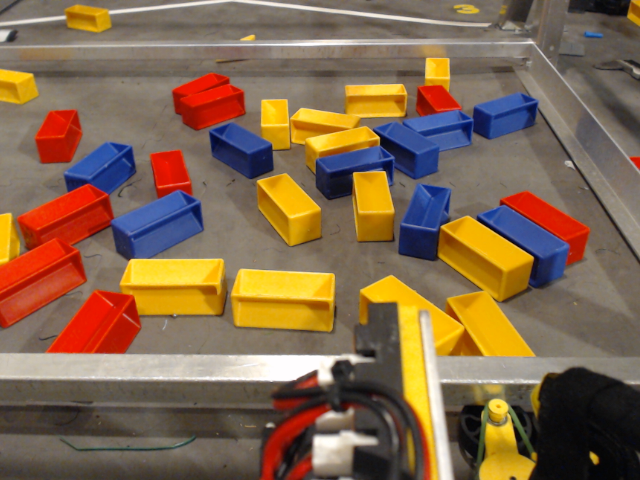
#> input picture imgs/img0.png, 640 x 480 px, found by its file name
$ python Michael1.py
#> lines starting #> are read from the running program, lines starting #| are printed output that depends on the picture; after the words box and inside, x2 and y2 are one past the last pixel; in counts of white or black regions, pixels touching at a corner belong together
import cv2
import numpy as np

asdf = []


img = cv2.imread("imgs/img0.png")
#> img is the input picture: shape (480, 640, 3); mean B, G, R 77.6, 104, 130.9
# make the img actually visible
img = cv2.resize(img, (600, 800), img)
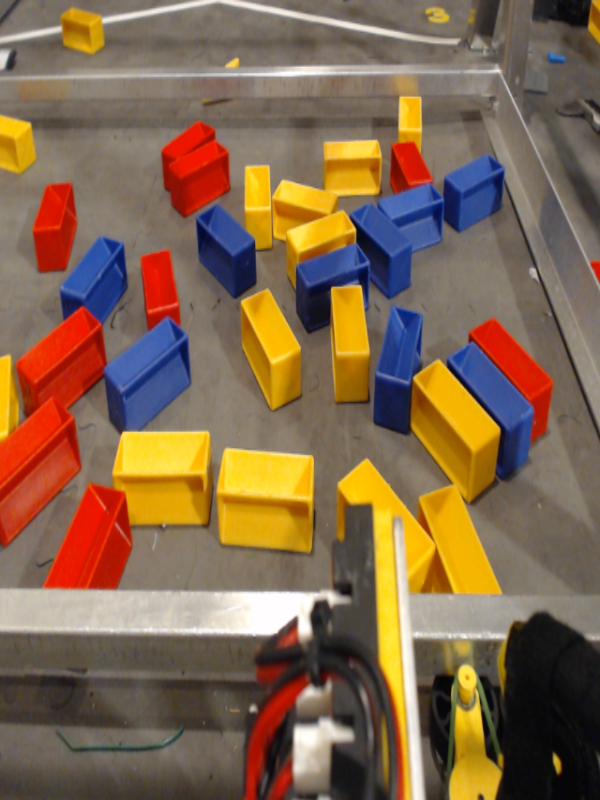
#> img: shape (800, 600, 3); mean B, G, R 77.6, 103.9, 130.8

# --- RED CONSTANTS ---
lowHSV = np.array([0, 130, 110])
highHSV = np.array([100, 255, 255])
CONTOUR_THRESH_LOW = 500
CONTOUR_THRESH_HIGH = 4000


dim = (600, 800)

# image 1
# bounds = [(123, 453), (428, 321), (621, 421), (302, 664)]

# image 2
bounds = [(0, 60), (500, 40), (620, 620), (-80, 560)]


matrix = cv2.getPerspectiveTransform(np.float32(bounds), np.float32([[0, 0], [dim[0], 0], dim, [0, dim[1]]]))
transformed_image = cv2.warpPerspective(img, matrix, dim)
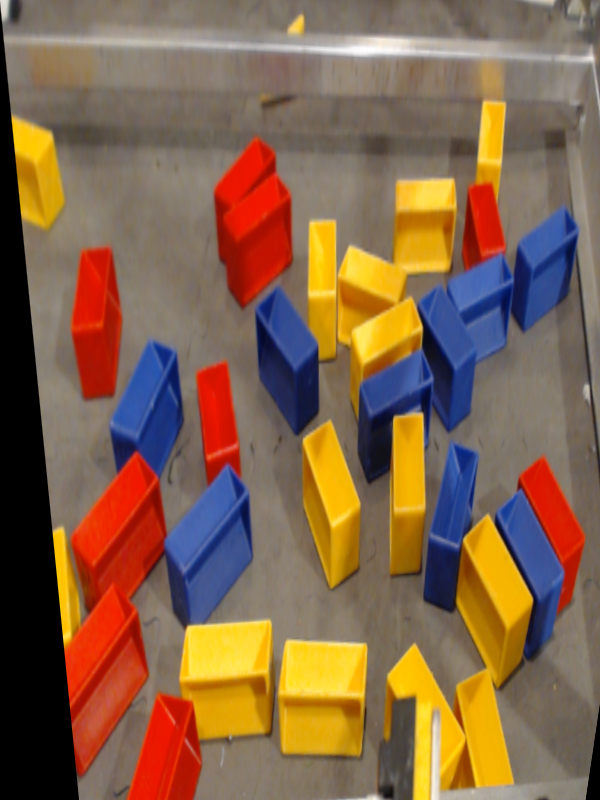
#> transformed_image: shape (800, 600, 3); mean B, G, R 74.1, 100.5, 131.8

edges = cv2.Canny(img,100,200)
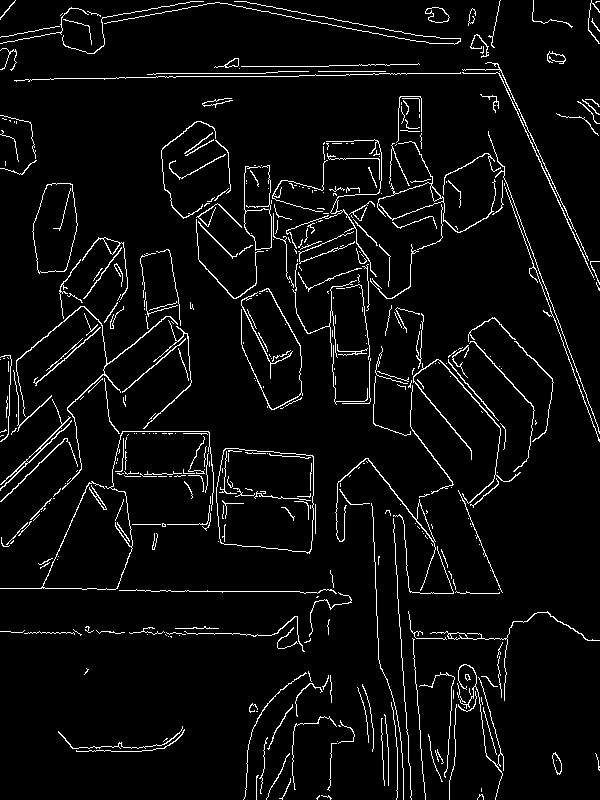
#> edges: shape (800, 600); 4.8% white in thin lines or dots

edges = cv2.warpPerspective(edges, matrix, dim)
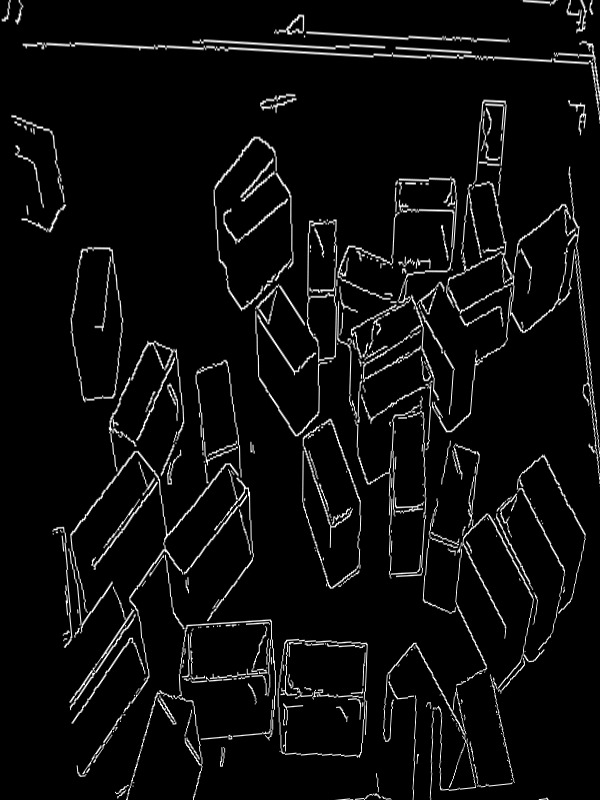
#> edges: shape (800, 600); min 0, max 255, mean 12.6

kernel = cv2.getStructuringElement(cv2.MORPH_RECT, (3, 3))

imgRed = cv2.dilate(edges, kernel, iterations=3)
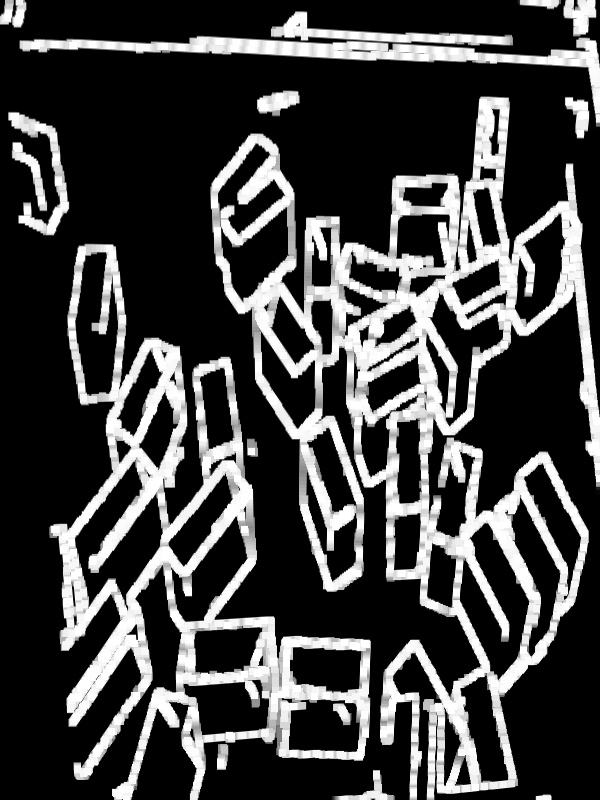
#> imgRed: shape (800, 600); min 0, max 255, mean 64.9
imgRed = cv2.morphologyEx(imgRed, cv2.MORPH_OPEN,
                           kernel,
                           iterations=1)

contours, _ = cv2.findContours(edges, cv2.RETR_TREE, cv2.CHAIN_APPROX_SIMPLE)
#> contours = 570 contours, 461 with area under 20; largest, box (x1, y1, x2, y2) and area: (255, 99, 600, 579) 45568, (68, 340, 276, 800) 27028, (383, 443, 586, 800) 11043, (213, 136, 294, 312) 9782, (277, 638, 368, 758) 9756

contours = [contour for contour in contours if cv2.contourArea(contour) > CONTOUR_THRESH_LOW and cv2.contourArea(contour) < CONTOUR_THRESH_HIGH]
#> contours = 23 contours; largest, box (x1, y1, x2, y2) and area: (520, 457, 585, 613) 3735, (285, 641, 367, 697) 3671, (22, 38, 600, 124) 3176, (164, 465, 236, 572) 3074, (196, 361, 238, 457) 2580

cv2.drawContours(transformed_image, contours, -1, color=(0, 255, 0), thickness=2)
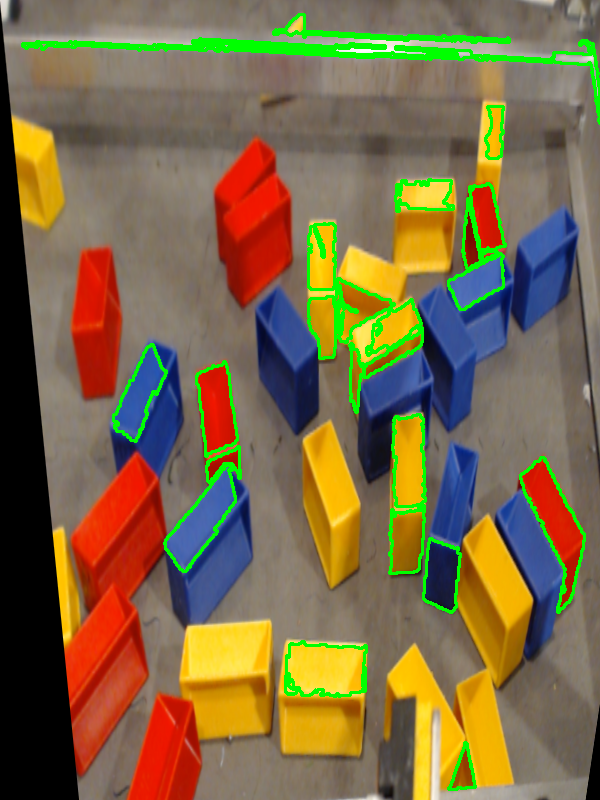
#> transformed_image: shape (800, 600, 3); 4.63% of pixels changed, all inside (x1, y1, x2, y2) = (21, 13, 600, 791)

cv2.imshow("edges", edges)
cv2.imshow("done", transformed_image)

cv2.waitKey(0)

$ run again, with imgs/adam1.jpg saved as imgs/img0.png
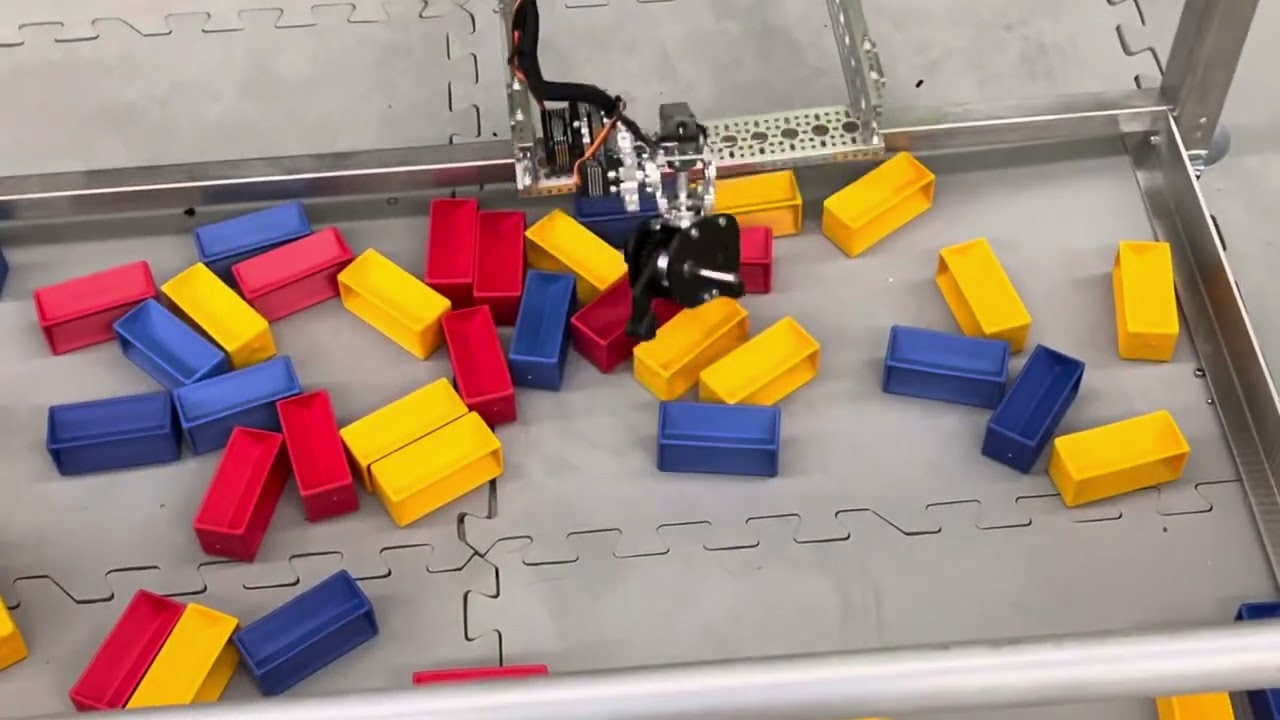
#> input picture imgs/adam1.jpg, 1280 x 720 px, found by its file name
#> img is the input picture: shape (720, 1280, 3); mean B, G, R 126.3, 139.2, 161.7
#> img: shape (800, 600, 3)
#> `edges = cv2.Canny(img,100,200)`:
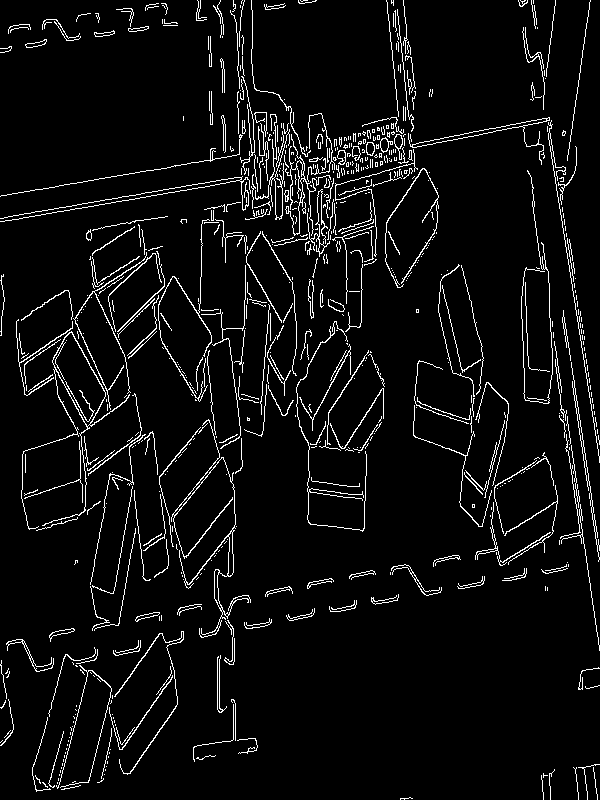
#> edges: shape (800, 600); 5.4% white in thin lines or dots
#> `contours, _ = cv2.findContours(edges, cv2.RETR_TREE, cv2.CHAIN_APPROX_..`: contours = 822 contours, 605 with area under 20; largest, box (x1, y1, x2, y2) and area: (26, 0, 600, 800) 125753, (457, 379, 572, 755) 15560, (145, 471, 276, 680) 10838, (448, 227, 510, 417) 6087, (260, 314, 310, 481) 6030
#> `contours = [contour for contour in contours if cv2.contourArea(contour..`: contours = 42 contours; largest, box (x1, y1, x2, y2) and area: (274, 245, 360, 361) 3608, (89, 633, 149, 718) 3183, (164, 368, 223, 488) 3122, (294, 437, 331, 580) 3036, (268, 496, 301, 643) 2961
#> `cv2.drawContours(transformed_image, contours, -1, color=(0, 255, 0), t..`:
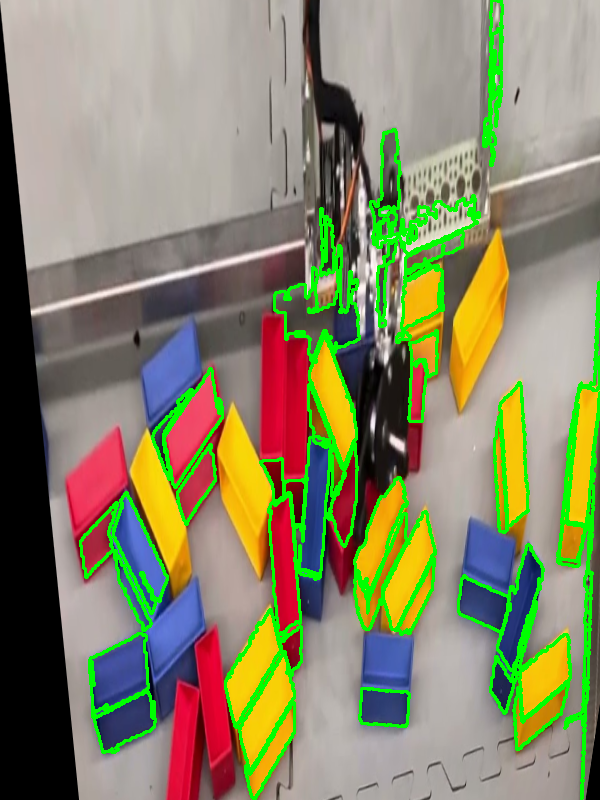
#> transformed_image: shape (800, 600, 3); mean B, G, R 103.3, 135.1, 135.5

$ run again, with imgs/img3.jpg saved as imgs/img0.png
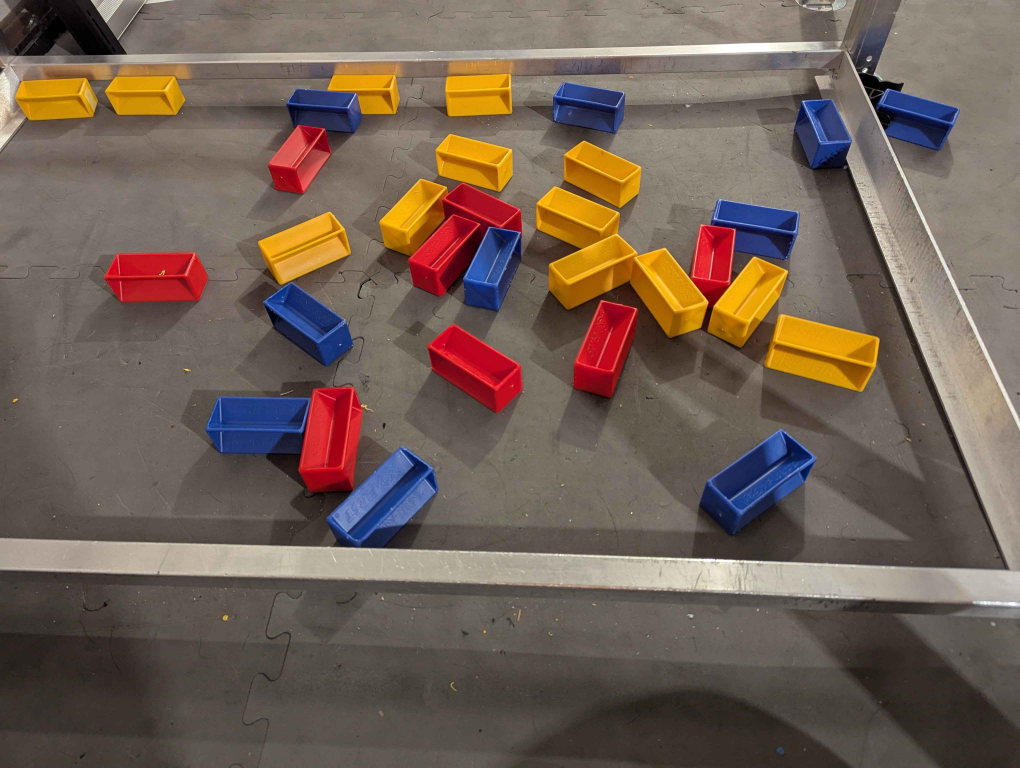
#> input picture imgs/img3.jpg, 4080 x 3072 px, found by its file name (shown at 1/4 size)
#> img is the input picture: shape (3072, 4080, 3); mean B, G, R 84.7, 96.4, 113.2
#> img: shape (800, 600, 3)
#> `edges = cv2.Canny(img,100,200)`:
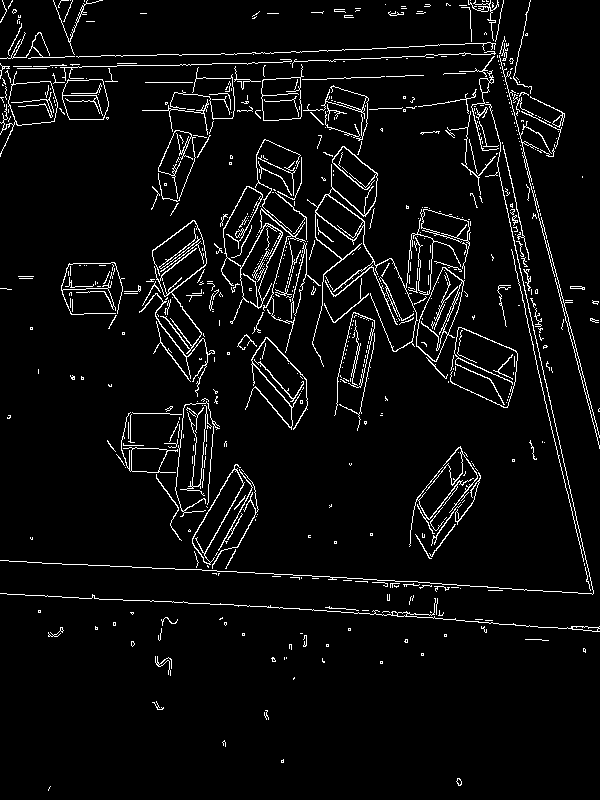
#> edges: shape (800, 600); 4.9% white in thin lines or dots
#> `contours, _ = cv2.findContours(edges, cv2.RETR_TREE, cv2.CHAIN_APPROX_..`: contours = 832 contours, 613 with area under 20; largest, box (x1, y1, x2, y2) and area: (0, 0, 600, 794) 108358, (197, 312, 277, 576) 9112, (110, 381, 199, 485) 5030, (298, 486, 365, 614) 4224, (388, 451, 434, 611) 3346
#> `contours = [contour for contour in contours if cv2.contourArea(contour..`: contours = 71 contours; largest, box (x1, y1, x2, y2) and area: (388, 451, 434, 611) 3346, (443, 622, 511, 754) 3218, (186, 600, 246, 647) 1964, (240, 591, 275, 719) 1883, (421, 387, 472, 505) 1799
#> `cv2.drawContours(transformed_image, contours, -1, color=(0, 255, 0), t..`:
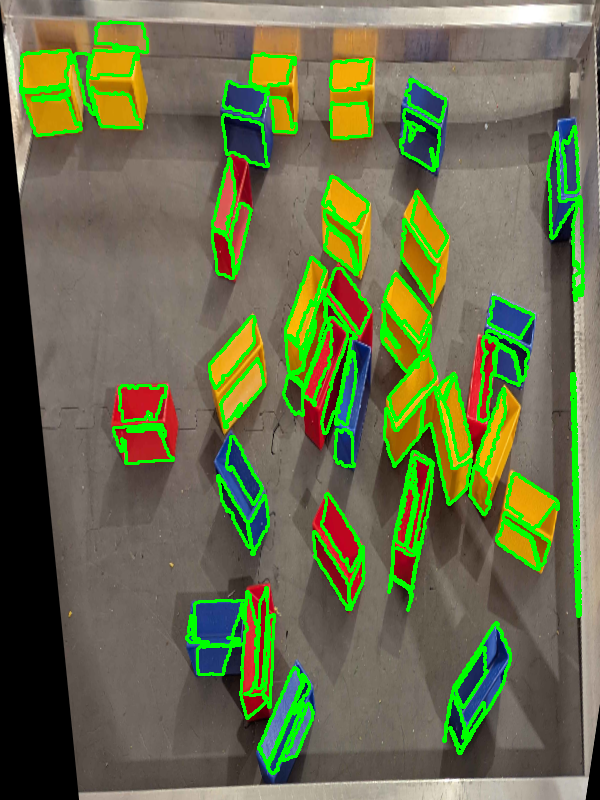
#> transformed_image: shape (800, 600, 3); mean B, G, R 74.5, 111.2, 104.4
